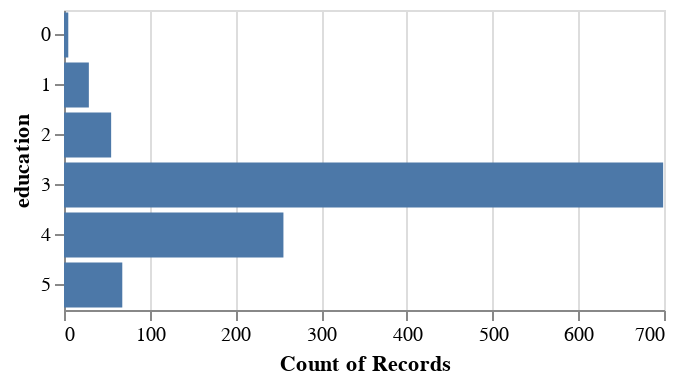

Notebook cell for this chart:
### Code cell
alt.Chart(df.dropna()).mark_bar().encode(
    y='education:O',
    x='count():Q'
).properties(
    height = 150
)

### Figure 1 — Vega-Lite specification as saved in the notebook (floating-point values rounded to 4 significant figures; data arrays with more than 128 entries replaced by an {"elided": "..."} marker saying what was removed)
{"config": {"view": {"continuousWidth": 300, "continuousHeight": 300}}, "data": {"name": "data-981db47cabbdad0ef352e9315421f48e"}, "mark": {"type": "bar"}, "encoding": {"x": {"aggregate": "count", "type": "quantitative"}, "y": {"field": "education", "type": "ordinal"}}, "height": 150, "$schema": "https://vega.github.io/schema/vega-lite/v5.14.1.json", "datasets": {"data-981db47cabbdad0ef352e9315421f48e": {"elided": "1112 records"}}}
